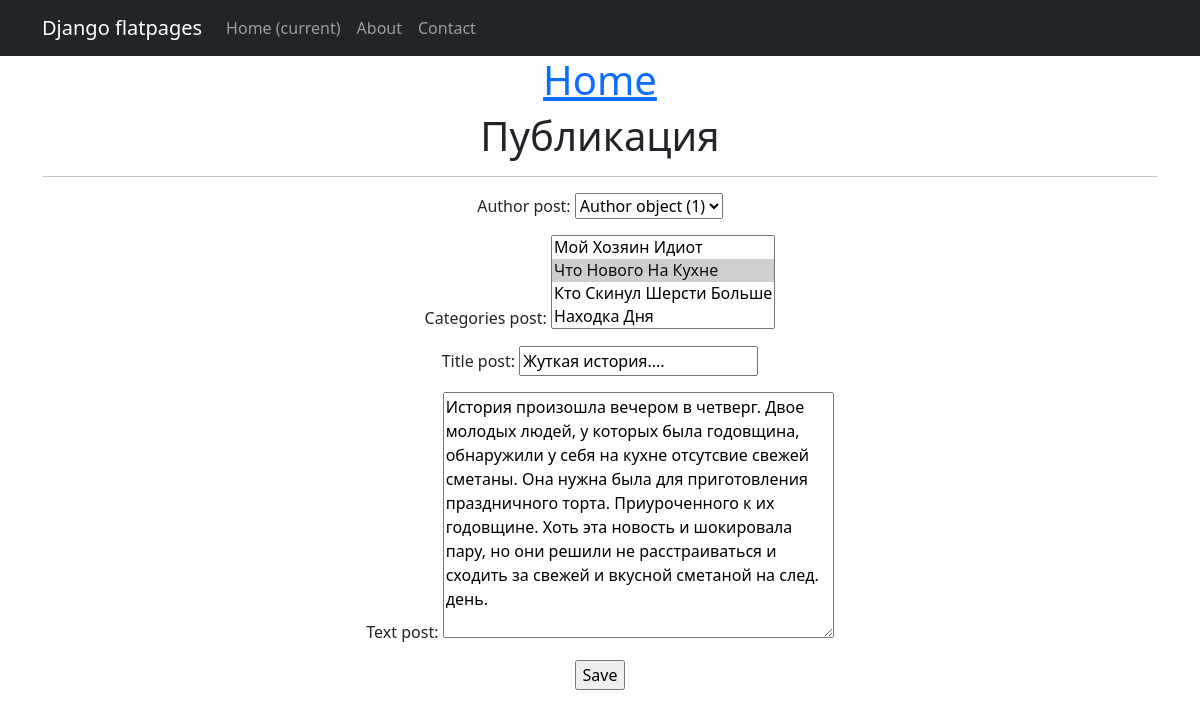
The app's page /articles/11/edit/ (signed in) with its own data.
### NewsApp/models.py (models this page shows, shortened)
class Post(models.Model):
    article = 'AR'
    news = 'NE'
    TYPE = [
    (article, 'статья'),
    (news, 'новость')]
    author_post = models.ForeignKey(Author, on_delete=models.CASCADE)
    type_post = models.CharField(max_length=2, choices=TYPE, default=article)
    date_time_post = models.DateTimeField(auto_now_add=True)
    categories_post = models.ManyToManyField(Category, through='PostCategory')
    title_post = models.CharField(max_length=250)
    text_post = models.TextField()
    rating_post = models.FloatField(default=0.0)

### NewsApp/views.py (the view)
# urls.py: path('articles/<int:pk>/edit/', ArticleUpdate.as_view(), name='articles_update'),
class ArticleUpdate(LoginRequiredMixin, UpdateView):
    form_class = PostForm
    model = Post
    template_name = 'post_edit.html'

### NewsApp/forms.py
class PostForm(forms.ModelForm):
    class Meta:
        model = Post
        fields = [
            'author_post',
            'categories_post',
            'title_post',
            'text_post',
        ]

### NewsApp/models.py (called while the page is built)
    def __str__(self):
        return self.name_category.title()

### templates/post_edit.html (shortened to what this page needs)
{% extends 'flatpages/default.html' %}
{% block content %}
<h1>Публикация</h1>
<hr>
<form action="" method="post">
    {{ form.as_p }}
    <input type="submit" value="Save" />
</form>
{% endblock content %}

### records on screen
Post: author_post "Author object (1)", title_post "Жуткая история....", text_post "История произошла вечером в четверг. Двое молодых людей, у которых была годовщина, обнаружили у себя на кухне отсутсвие свежей сметаны. Она нужна была для приготовления праздничного торта. Приуроченного к их годовщине. Хоть эта новость и шокировала пару, но они решили не расстраиваться и сходить за свежей и вкусной сметаной на след. день."
